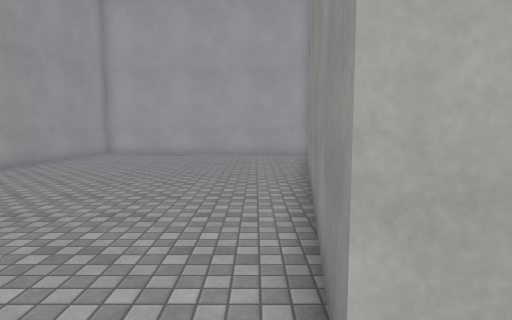
view 1 (above)

12 first-person views from a walk through a Unity game level. The camera is 1.5 m above the floor, tilts 6° down and sees 75° across. The floor is counted in squares, 1 m on a side. Each view is taken from the middle of a square. On the plan, view 1 faces up. The plan holds only what a view shows up to about 15 squares ahead; the rest is blank. The place goes on beyond the plan. The player is left out. Some surface patterns are stand-ins.

view 2
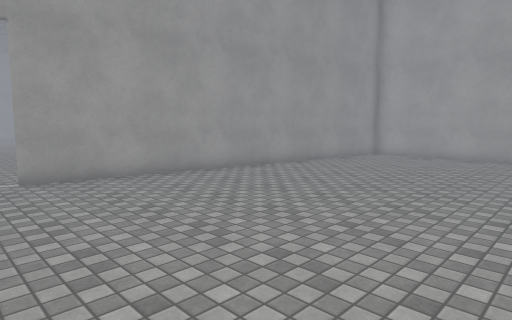

view 3
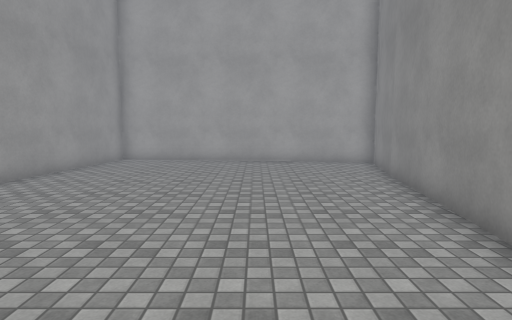

view 4
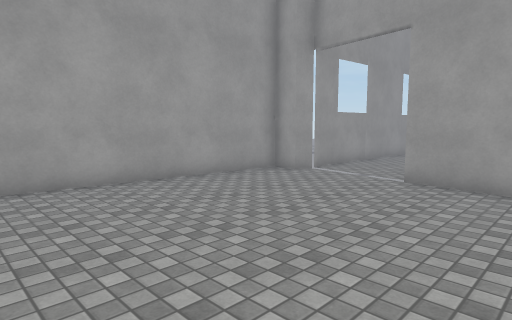

view 5
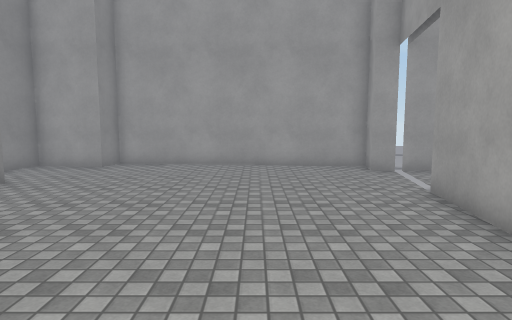

view 6
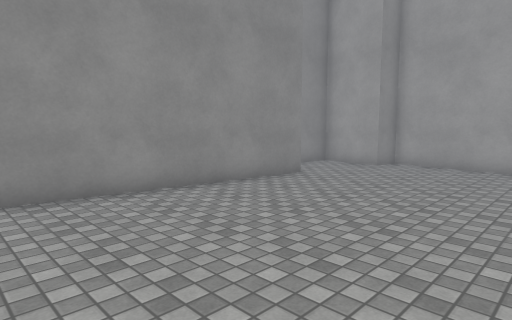

view 7
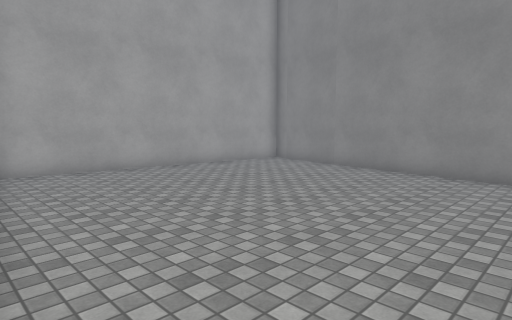

view 8
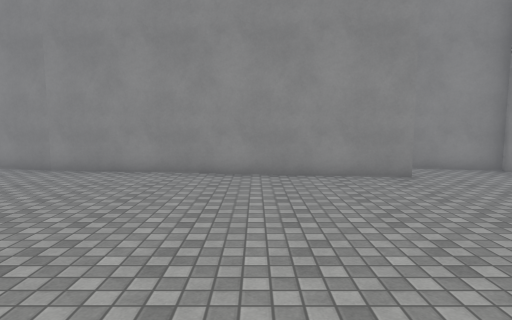

view 9
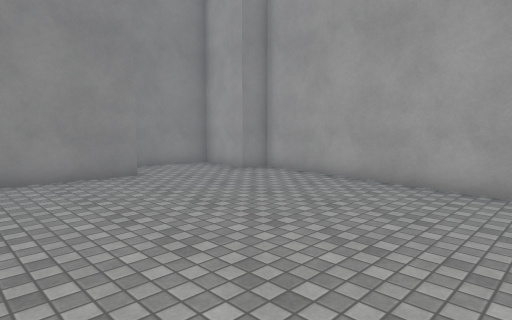

view 10
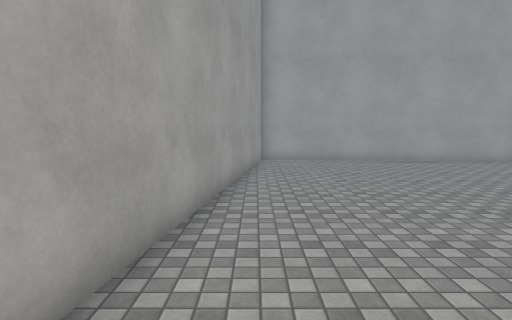

view 11
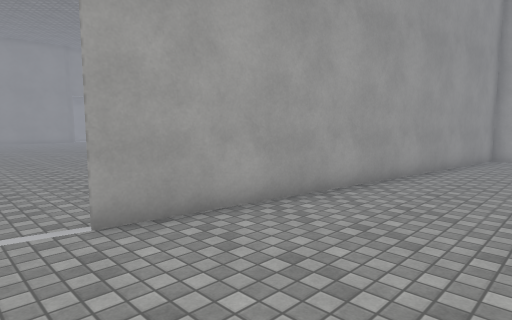

view 12
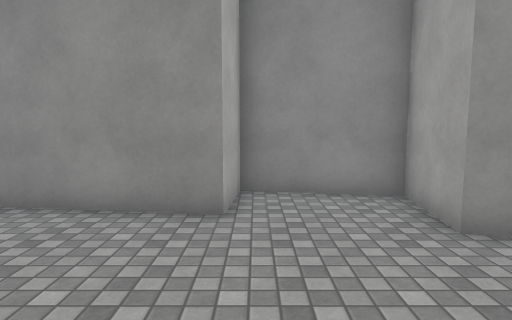

### Floor plan
Key: @ floor where view 1 was taken; # wall or solid block; . floor; v drop or lower ground.
Columns run from 11 left of view 1 to 3 right of it. Each row starts with its distance up from view 1.
 18    ###
 17    #..v#######
 16    #..........#
 15   #v..........#
 14   #..........v
 13   #..........#
 12   #..........#
 11   #..........#
 10   #..........#
  9   #..........#
  8  #v..........#
  7  #..........v
  6  #..........#
  5  #..........#
  4  #..........#
  3 .#..........#
  2 .v..........##
  1 ..............#
  0 ...........@..#
 -1 v#...........v
 -2  v#v.......##v
 -3     #######

Where each view was taken, in squares from view 1:
view 1: 0 up, 0 right, facing up
view 2: 1 up, 0 right, facing up-left
view 3: 3 up, 2 left, facing up
view 4: 6 up, 1 left, facing down-left
view 5: 10 up, 6 left, facing down
view 6: 10 up, 6 left, facing down-right
view 7: 6 up, 9 left, facing up-right
view 8: 6 up, 9 left, facing right
view 9: 6 up, 9 left, facing down-right
view 10: 3 up, 8 left, facing up
view 11: 1 up, 5 left, facing up-left
view 12: 1 up, 5 left, facing right
